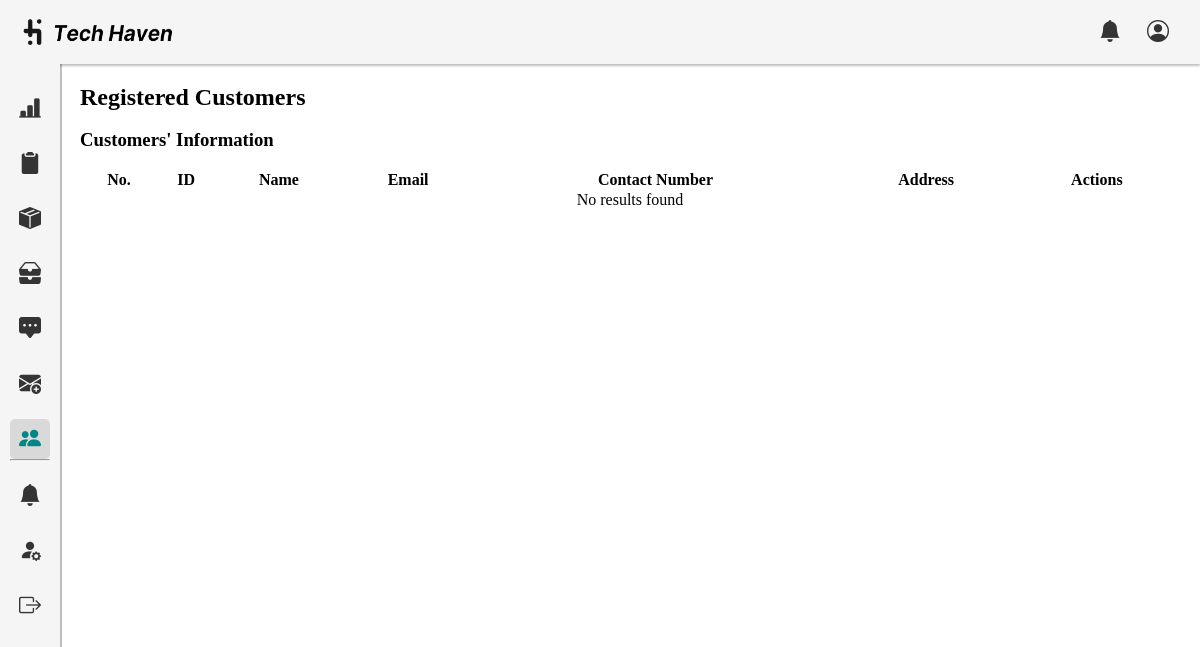
Page /admin/users.php on the earlier database version.
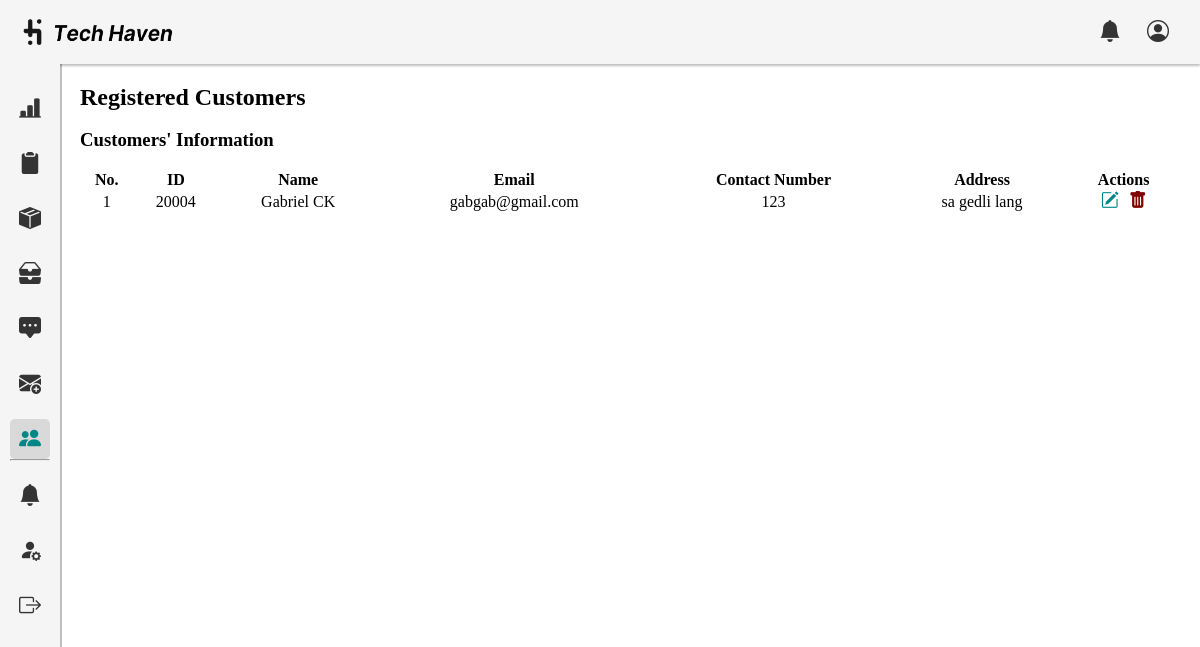
Same page on the later database version.
### tables this page shows
CREATE TABLE `customerinfo` (
  `customerID` int(100) NOT NULL,
  `name` text NOT NULL,
  `email` varchar(250) NOT NULL,
  `contactNum` varchar(100) NOT NULL,
  `address` varchar(250) NOT NULL,
  `password` varchar(100) NOT NULL
);

### admin/users.php (the view, shortened to what the changed rows need)
<!DOCTYPE html>
<html lang="en">
<head>
    <link rel="stylesheet" href="css/dashboard.css">
    <link rel="stylesheet" href="../assets/font/inter.css">
    <link rel="stylesheet" href="../node_modules/bootstrap-icons/font/bootstrap-icons.css">
    <link rel="stylesheet" type="text/css" href="https://cdn.datatables.net/1.10.25/css/jquery.dataTables.css">
</head>
<body>
    <section class="container">
    <div class="dashboard-content">
        <h1>Registered Customers</h1><br>
        <div class = "wrapper-dashboard">
        <h3>Customers' Information</h3><br>
       <table id="example" class="display" style="width:100%">
            <thead>
                <tr>
                    <th>No.</th>
                    <th>ID</th>
                    <th>Name</th>
                    <th>Email</th>
                    <th>Contact Number</th>
                    <th>Address</th>
                    <th>Actions</th>
                </tr>
            </thead>
            <tbody>
                <?php
                $servername = "localhost";
                $username = "root";
                $password = "";
                $dbname = "th_db";
                $conn = new mysqli($servername, $username, $password, $dbname);
                $sql = "SELECT customerID, name, email, contactNum, address FROM customerInfo";
                $result = $conn->query($sql);
                if ($result->num_rows > 0) {
                    $counter = 1;
                    while($row = $result->fetch_assoc()) {
                        echo "<tr>";
                        echo "<td>" . $counter . "</td>";
                        echo "<td>" . $row["customerID"] . "</td>";
                        echo "<td>" . $row["name"] . "</td>";
                        echo "<td>" . $row["email"] . "</td>";
                        echo "<td>" . $row["contactNum"] . "</td>";
                        echo "<td>" . $row["address"] . "</td>";
                        echo "<td>";
                        echo "<a href='edit.php?id=" . $row["customerID"] . "' class='bi bi-pencil-square' title='Edit' style='color:#008686;font-size:18px;'></a>";
                        echo "<a href='#' class='bi bi-trash-fill delete-btn' data-id='" . $row["customerID"] . "' title='Delete' style='margin-left: 10px;color:maroon;font-size:18px;'></a>";
                        echo "</td>";
                        echo "</tr>";
                        $counter++;
                    }
                } else {
                    echo "<tr><td colspan='7'>No results found</td></tr>";
                }
                ?>
            </tbody>
        </table>
        </div>
    </div>
    </section>
</body>
</html>

Differences in the rows shown:
added customerinfo: customerID "20004", name "Gabriel CK", email "gabgab@gmail.com", contactNum "123", address "sa gedli lang"
Other differences:
text no longer shown: "No results found"
